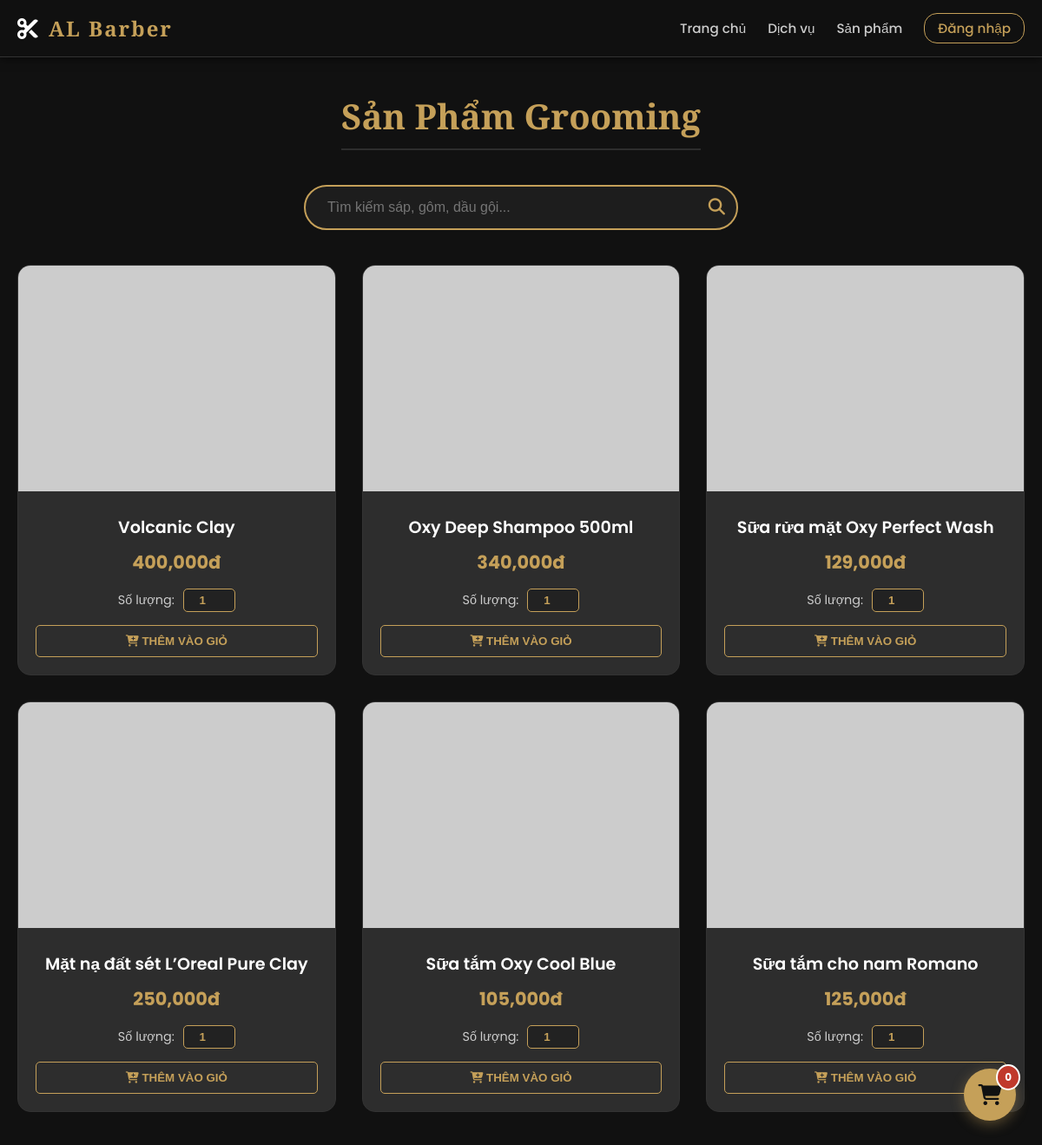
The page /index.php?page=products on the database its author committed.
### tables this page shows
CREATE TABLE IF NOT EXISTS `products` (
  `id` int NOT NULL AUTO_INCREMENT,
  `name` varchar(100) NOT NULL,
  `price` int NOT NULL,
  `image` varchar(255) DEFAULT NULL,
  `description` text,
  PRIMARY KEY (`id`)
);

### pages/products.php (the view, shortened to what this page needs)
<div class="container animate-fade">
    <div class="section-title"><h2>Sản Phẩm Grooming</h2></div>
    <div style="margin-bottom: 40px; text-align: center;">
        <form method="GET" action="index.php" style="display: inline-block; position: relative; width: 100%; max-width: 500px;">
            <input type="text" name="search" placeholder="Tìm kiếm sáp, gôm, dầu gội..."
                   value="<?php echo isset($_GET['search']) ? htmlspecialchars($_GET['search']) : ''; ?>"
                   style="width: 100%; padding: 15px 50px 15px 25px; border-radius: 50px; border: 2px solid var(--gold); background: rgba(255,255,255,0.05); color: white; font-size: 1rem; outline: none; transition: 0.3s;">
            <button type="submit" style="position: absolute; right: 15px; top: 50%; transform: translateY(-50%); background: none; border: none; color: var(--gold); font-size: 1.2rem; cursor: pointer;">
                <i class="fas fa-search"></i>
            </button>
        </form>
    </div>
    <div class="grid">
        <?php
        $hl_id = null;
        $sql = "SELECT * FROM products";
        $params = [];
        $stmt = $conn->prepare($sql);
        $stmt->execute($params);
        if ($stmt->rowCount() > 0) {
            while($row = $stmt->fetch()):
                $is_hl = ($hl_id == $row['id']);
            ?>
            <div id="p-<?php echo $row['id']; ?>" class="card animate-fade <?php echo $is_hl ? 'highlight-item' : ''; ?>">
                <img src="<?php echo $row['image']; ?>" onerror="this.src='https://placehold.co/400?text=No+Image'" alt="<?php echo $row['name']; ?>">
                <div class="card-body">
                    <div class="card-title"><?php echo $row['name']; ?></div>
                    <span class="card-price"><?php echo number_format($row['price']); ?>đ</span>
                    <form method="POST">
                        <div style="margin-bottom: 15px; display: flex; align-items: center; justify-content: center; gap: 10px;">
                            <label style="font-size: 0.9rem; color: #ccc;">Số lượng:</label>
                            <input type="number" name="quantity" value="1" min="1" max="50"
                                   style="width: 60px; padding: 5px; border: 1px solid var(--gold); background: #222; color: var(--gold); border-radius: 5px; text-align: center; font-weight: bold; outline: none;">
                        </div>
                        <button type="submit" name="add_to_cart" class="btn-block">
                            <i class="fas fa-cart-plus"></i> THÊM VÀO GIỎ
                        </button>
                    </form>
                </div>
            </div>
            <?php endwhile;
        } else {
            echo "<div style='grid-column: 1/-1; text-align: center; padding: 50px;'>
                    <i class='fas fa-box-open' style='font-size: 3rem; color: #444; margin-bottom: 15px;'></i>
                    <p style='color:#888; font-size: 1.1rem;'>Không tìm thấy sản phẩm nào phù hợp.</p>
                  </div>";
        }
        ?>
    </div>
</div>
<div class="floating-cart" onclick="openCartWithMap()" title="Xem giỏ hàng">
    <i class="fas fa-shopping-cart"></i>
    <span class="float-badge">
        <?php echo isset($_SESSION['cart']) ? array_sum(array_column($_SESSION['cart'], 'quantity')) : 0; ?>
    </span>
</div>

### includes/header.php (style rules this page uses)
:root { --gold: #c5a059; --gold-light: #e6c888; --black: #111111; --dark: #1a1a1a; --gray: #2d2d2d; --text: #e0e0e0; --white: #ffffff; }
* { box-sizing: border-box; margin: 0; padding: 0; }
body { font-family: 'Poppins', sans-serif; background-color: var(--black); color: var(--text); overflow-x: hidden; }
.container { max-width: 1200px; margin: 40px auto; padding: 0 20px; min-height: 60vh; }
.section-title { text-align: center; margin-bottom: 40px; }
.section-title h2 { font-family: 'Playfair Display', serif; font-size: 2.5rem; color: var(--gold); border-bottom: 2px solid var(--gray); padding-bottom: 10px; display: inline-block; }
.grid { display: grid; grid-template-columns: repeat(auto-fit, minmax(280px, 1fr)); gap: 30px; }
.card { background: var(--gray); border-radius: 15px; overflow: hidden; border: 1px solid #333; transition: 0.4s; position: relative; }
.card img { width: 100%; height: 260px; object-fit: cover; }
.card-body { padding: 20px; text-align: center; }
.card-title { font-size: 1.2rem; font-weight: 600; color: var(--white); margin-bottom: 10px; }
.card-price { color: var(--gold); font-size: 1.3rem; font-weight: bold; margin-bottom: 15px; display: block; }
.btn-block { width: 100%; padding: 10px; background: transparent; border: 1px solid var(--gold); color: var(--gold); font-weight: 600; cursor: pointer; border-radius: 5px; transition:0.3s; }
.animate-fade { animation: fadeIn 1s ease forwards; opacity: 0; }

### pages/products.php (style rules this page uses)
.floating-cart { position: fixed; bottom: 30px; right: 30px; width: 60px; height: 60px; background-color: var(--gold); color: var(--black); border-radius: 50%; display: flex; align-items: center; justify-content: center; font-size: 24px; box-shadow: 0 4px 15px rgba(197, 160, 89, 0.4); cursor: pointer; z-index: 9999; transition: transform 0.3s ease, box-shadow 0.3s ease; animation: floatUp 0.5s ease-out; }
.float-badge { position: absolute; top: -5px; right: -5px; background-color: #c0392b; color: white; font-size: 12px; font-weight: bold; padding: 4px 8px; border-radius: 50%; border: 2px solid #fff; }

### rows shown on the page
products: name "Volcanic Clay", price "400,000"
products: name "Oxy Deep Shampoo 500ml", price "340,000"
products: name "Sữa rửa mặt Oxy Perfect Wash", price "129,000"
products: name "Mặt nạ đất sét L’Oreal Pure Clay", price "250,000"
products: name "Sữa tắm Oxy Cool Blue", price "105,000"
products: name "Sữa tắm cho nam Romano", price "125,000"
